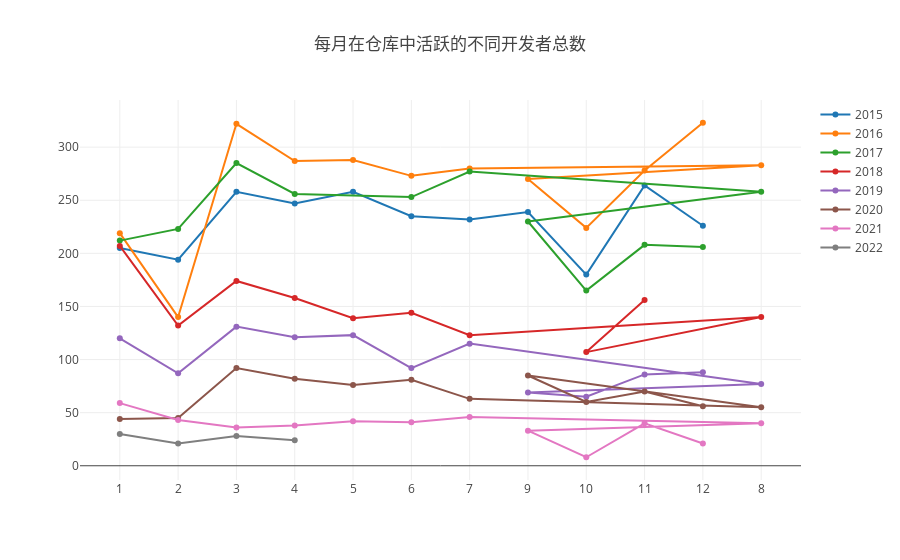

Write notebook code for a chart like this one.
### Markdown cell above
### 4. 每月在仓库中活跃（只要有日志产生就算）的不同开发者（也就是一个GitHub账号）总数

### Code cell
Promise.all(years.map(y => {
    var q =`SELECT toMonth(created_date) as Month, count(distinct(actor_id)) as actor_cnt
    FROM github_log.year${y}
    WHERE repo_id = ${repo_id}
    GROUP BY toMonth(created_date)`;
    return openDigger.driver.clickhouse.query(q);
})).then(data => {
    var Alldata=[]
    data.forEach((d,index) => {
        var y=[]
        var x=[]
         d.forEach(e=>{
             y.push(parseInt(e['actor_cnt']))
             x.push(e['Month'])
             })
        Alldata.push({y:y,x:x,name:years[index]})
        })
    openDigger.render.plotly(Alldata, {
        title: '每月在仓库中活跃的不同开发者总数',
        xaxis: {type: 'category'}
    });
    var tableData=[]
    Alldata.forEach((d,index)=>{
    //console.log(d)
    var table={}
    table['年份']=d['name']
    for(var i = 0;i<d['y'].length;i++){
        table[(i+1)+'月']=d['y'][i]
        }
    tableData.push(table)
});
    console.table(tableData)
})

### Figure 1 — Plotly figure (JSON) as saved in the notebook; plotly's stock layout.template omitted (floating-point values rounded to 4 significant figures)
{"data": [{"name": 2015, "x": [1, 2, 3, 4, 5, 6, 7, 9, 10, 11, 12], "y": [205, 194, 258, 247, 258, 235, 232, 239, 180, 264, 226]}, {"name": 2016, "x": [1, 2, 3, 4, 5, 6, 7, 8, 9, 10, 11, 12], "y": [219, 140, 322, 287, 288, 273, 280, 283, 270, 224, 278, 323]}, {"name": 2017, "x": [1, 2, 3, 4, 6, 7, 8, 9, 10, 11, 12], "y": [212, 223, 285, 256, 253, 277, 258, 230, 165, 208, 206]}, {"name": 2018, "x": [1, 2, 3, 4, 5, 6, 7, 8, 10, 11], "y": [207, 132, 174, 158, 139, 144, 123, 140, 107, 156]}, {"name": 2019, "x": [1, 2, 3, 4, 5, 6, 7, 8, 9, 10, 11, 12], "y": [120, 87, 131, 121, 123, 92, 115, 77, 69, 65, 86, 88]}, {"name": 2020, "x": [1, 2, 3, 4, 5, 6, 7, 8, 9, 10, 11, 12], "y": [44, 45, 92, 82, 76, 81, 63, 55, 85, 60, 70, 56]}, {"name": 2021, "x": [1, 2, 3, 4, 5, 6, 7, 8, 9, 10, 11, 12], "y": [59, 43, 36, 38, 42, 41, 46, 40, 33, 8, 40, 21]}, {"name": 2022, "x": [1, 2, 3, 4], "y": [30, 21, 28, 24]}], "layout": {"autosize": true, "title": {"text": "每月在仓库中活跃的不同开发者总数"}, "xaxis": {"autorange": true, "range": [-0.68, 11.68], "type": "category"}, "yaxis": {"autorange": true, "range": [-18.0, 349.0], "type": "linear"}}}
